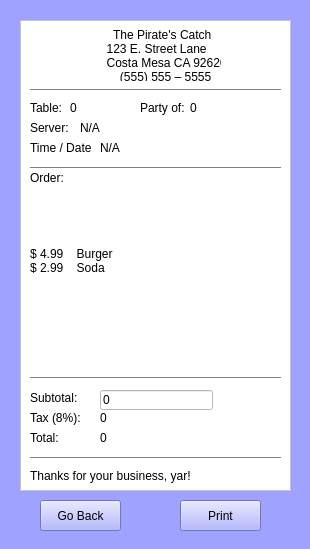
<?xml version="1.0" encoding="UTF-8"?>
<ui version="4.0">
 <class>Receipt</class>
 <widget class="QWidget" name="Receipt">
  <property name="geometry">
   <rect>
    <x>0</x>
    <y>0</y>
    <width>310</width>
    <height>549</height>
   </rect>
  </property>
  <property name="palette">
   <palette>
    <active>
     <colorrole role="WindowText">
      <brush brushstyle="SolidPattern">
       <color alpha="255">
        <red>0</red>
        <green>0</green>
        <blue>0</blue>
       </color>
      </brush>
     </colorrole>
     <colorrole role="Button">
      <brush brushstyle="SolidPattern">
       <color alpha="255">
        <red>160</red>
        <green>162</green>
        <blue>255</blue>
       </color>
      </brush>
     </colorrole>
     <colorrole role="Light">
      <brush brushstyle="SolidPattern">
       <color alpha="255">
        <red>255</red>
        <green>255</green>
        <blue>255</blue>
       </color>
      </brush>
     </colorrole>
     <colorrole role="Midlight">
      <brush brushstyle="SolidPattern">
       <color alpha="255">
        <red>207</red>
        <green>208</green>
        <blue>255</blue>
       </color>
      </brush>
     </colorrole>
     <colorrole role="Dark">
      <brush brushstyle="SolidPattern">
       <color alpha="255">
        <red>80</red>
        <green>81</green>
        <blue>127</blue>
       </color>
      </brush>
     </colorrole>
     <colorrole role="Mid">
      <brush brushstyle="SolidPattern">
       <color alpha="255">
        <red>107</red>
        <green>108</green>
        <blue>170</blue>
       </color>
      </brush>
     </colorrole>
     <colorrole role="Text">
      <brush brushstyle="SolidPattern">
       <color alpha="255">
        <red>0</red>
        <green>0</green>
        <blue>0</blue>
       </color>
      </brush>
     </colorrole>
     <colorrole role="BrightText">
      <brush brushstyle="SolidPattern">
       <color alpha="255">
        <red>255</red>
        <green>255</green>
        <blue>255</blue>
       </color>
      </brush>
     </colorrole>
     <colorrole role="ButtonText">
      <brush brushstyle="SolidPattern">
       <color alpha="255">
        <red>0</red>
        <green>0</green>
        <blue>0</blue>
       </color>
      </brush>
     </colorrole>
     <colorrole role="Base">
      <brush brushstyle="SolidPattern">
       <color alpha="255">
        <red>255</red>
        <green>255</green>
        <blue>255</blue>
       </color>
      </brush>
     </colorrole>
     <colorrole role="Window">
      <brush brushstyle="SolidPattern">
       <color alpha="255">
        <red>160</red>
        <green>162</green>
        <blue>255</blue>
       </color>
      </brush>
     </colorrole>
     <colorrole role="Shadow">
      <brush brushstyle="SolidPattern">
       <color alpha="255">
        <red>0</red>
        <green>0</green>
        <blue>0</blue>
       </color>
      </brush>
     </colorrole>
     <colorrole role="AlternateBase">
      <brush brushstyle="SolidPattern">
       <color alpha="255">
        <red>207</red>
        <green>208</green>
        <blue>255</blue>
       </color>
      </brush>
     </colorrole>
     <colorrole role="ToolTipBase">
      <brush brushstyle="SolidPattern">
       <color alpha="255">
        <red>255</red>
        <green>255</green>
        <blue>220</blue>
       </color>
      </brush>
     </colorrole>
     <colorrole role="ToolTipText">
      <brush brushstyle="SolidPattern">
       <color alpha="255">
        <red>0</red>
        <green>0</green>
        <blue>0</blue>
       </color>
      </brush>
     </colorrole>
    </active>
    <inactive>
     <colorrole role="WindowText">
      <brush brushstyle="SolidPattern">
       <color alpha="255">
        <red>0</red>
        <green>0</green>
        <blue>0</blue>
       </color>
      </brush>
     </colorrole>
     <colorrole role="Button">
      <brush brushstyle="SolidPattern">
       <color alpha="255">
        <red>160</red>
        <green>162</green>
        <blue>255</blue>
       </color>
      </brush>
     </colorrole>
     <colorrole role="Light">
      <brush brushstyle="SolidPattern">
       <color alpha="255">
        <red>255</red>
        <green>255</green>
        <blue>255</blue>
       </color>
      </brush>
     </colorrole>
     <colorrole role="Midlight">
      <brush brushstyle="SolidPattern">
       <color alpha="255">
        <red>207</red>
        <green>208</green>
        <blue>255</blue>
       </color>
      </brush>
     </colorrole>
     <colorrole role="Dark">
      <brush brushstyle="SolidPattern">
       <color alpha="255">
        <red>80</red>
        <green>81</green>
        <blue>127</blue>
       </color>
      </brush>
     </colorrole>
     <colorrole role="Mid">
      <brush brushstyle="SolidPattern">
       <color alpha="255">
        <red>107</red>
        <green>108</green>
        <blue>170</blue>
       </color>
      </brush>
     </colorrole>
     <colorrole role="Text">
      <brush brushstyle="SolidPattern">
       <color alpha="255">
        <red>0</red>
        <green>0</green>
        <blue>0</blue>
       </color>
      </brush>
     </colorrole>
     <colorrole role="BrightText">
      <brush brushstyle="SolidPattern">
       <color alpha="255">
        <red>255</red>
        <green>255</green>
        <blue>255</blue>
       </color>
      </brush>
     </colorrole>
     <colorrole role="ButtonText">
      <brush brushstyle="SolidPattern">
       <color alpha="255">
        <red>0</red>
        <green>0</green>
        <blue>0</blue>
       </color>
      </brush>
     </colorrole>
     <colorrole role="Base">
      <brush brushstyle="SolidPattern">
       <color alpha="255">
        <red>255</red>
        <green>255</green>
        <blue>255</blue>
       </color>
      </brush>
     </colorrole>
     <colorrole role="Window">
      <brush brushstyle="SolidPattern">
       <color alpha="255">
        <red>160</red>
        <green>162</green>
        <blue>255</blue>
       </color>
      </brush>
     </colorrole>
     <colorrole role="Shadow">
      <brush brushstyle="SolidPattern">
       <color alpha="255">
        <red>0</red>
        <green>0</green>
        <blue>0</blue>
       </color>
      </brush>
     </colorrole>
     <colorrole role="AlternateBase">
      <brush brushstyle="SolidPattern">
       <color alpha="255">
        <red>207</red>
        <green>208</green>
        <blue>255</blue>
       </color>
      </brush>
     </colorrole>
     <colorrole role="ToolTipBase">
      <brush brushstyle="SolidPattern">
       <color alpha="255">
        <red>255</red>
        <green>255</green>
        <blue>220</blue>
       </color>
      </brush>
     </colorrole>
     <colorrole role="ToolTipText">
      <brush brushstyle="SolidPattern">
       <color alpha="255">
        <red>0</red>
        <green>0</green>
        <blue>0</blue>
       </color>
      </brush>
     </colorrole>
    </inactive>
    <disabled>
     <colorrole role="WindowText">
      <brush brushstyle="SolidPattern">
       <color alpha="255">
        <red>80</red>
        <green>81</green>
        <blue>127</blue>
       </color>
      </brush>
     </colorrole>
     <colorrole role="Button">
      <brush brushstyle="SolidPattern">
       <color alpha="255">
        <red>160</red>
        <green>162</green>
        <blue>255</blue>
       </color>
      </brush>
     </colorrole>
     <colorrole role="Light">
      <brush brushstyle="SolidPattern">
       <color alpha="255">
        <red>255</red>
        <green>255</green>
        <blue>255</blue>
       </color>
      </brush>
     </colorrole>
     <colorrole role="Midlight">
      <brush brushstyle="SolidPattern">
       <color alpha="255">
        <red>207</red>
        <green>208</green>
        <blue>255</blue>
       </color>
      </brush>
     </colorrole>
     <colorrole role="Dark">
      <brush brushstyle="SolidPattern">
       <color alpha="255">
        <red>80</red>
        <green>81</green>
        <blue>127</blue>
       </color>
      </brush>
     </colorrole>
     <colorrole role="Mid">
      <brush brushstyle="SolidPattern">
       <color alpha="255">
        <red>107</red>
        <green>108</green>
        <blue>170</blue>
       </color>
      </brush>
     </colorrole>
     <colorrole role="Text">
      <brush brushstyle="SolidPattern">
       <color alpha="255">
        <red>80</red>
        <green>81</green>
        <blue>127</blue>
       </color>
      </brush>
     </colorrole>
     <colorrole role="BrightText">
      <brush brushstyle="SolidPattern">
       <color alpha="255">
        <red>255</red>
        <green>255</green>
        <blue>255</blue>
       </color>
      </brush>
     </colorrole>
     <colorrole role="ButtonText">
      <brush brushstyle="SolidPattern">
       <color alpha="255">
        <red>80</red>
        <green>81</green>
        <blue>127</blue>
       </color>
      </brush>
     </colorrole>
     <colorrole role="Base">
      <brush brushstyle="SolidPattern">
       <color alpha="255">
        <red>160</red>
        <green>162</green>
        <blue>255</blue>
       </color>
      </brush>
     </colorrole>
     <colorrole role="Window">
      <brush brushstyle="SolidPattern">
       <color alpha="255">
        <red>160</red>
        <green>162</green>
        <blue>255</blue>
       </color>
      </brush>
     </colorrole>
     <colorrole role="Shadow">
      <brush brushstyle="SolidPattern">
       <color alpha="255">
        <red>0</red>
        <green>0</green>
        <blue>0</blue>
       </color>
      </brush>
     </colorrole>
     <colorrole role="AlternateBase">
      <brush brushstyle="SolidPattern">
       <color alpha="255">
        <red>160</red>
        <green>162</green>
        <blue>255</blue>
       </color>
      </brush>
     </colorrole>
     <colorrole role="ToolTipBase">
      <brush brushstyle="SolidPattern">
       <color alpha="255">
        <red>255</red>
        <green>255</green>
        <blue>220</blue>
       </color>
      </brush>
     </colorrole>
     <colorrole role="ToolTipText">
      <brush brushstyle="SolidPattern">
       <color alpha="255">
        <red>0</red>
        <green>0</green>
        <blue>0</blue>
       </color>
      </brush>
     </colorrole>
    </disabled>
   </palette>
  </property>
  <property name="windowTitle">
   <string>Form</string>
  </property>
  <widget class="QPushButton" name="backButton">
   <property name="geometry">
    <rect>
     <x>40</x>
     <y>500</y>
     <width>81</width>
     <height>31</height>
    </rect>
   </property>
   <property name="text">
    <string>Go Back</string>
   </property>
  </widget>
  <widget class="QPushButton" name="printButton">
   <property name="geometry">
    <rect>
     <x>180</x>
     <y>500</y>
     <width>81</width>
     <height>31</height>
    </rect>
   </property>
   <property name="text">
    <string>Print</string>
   </property>
  </widget>
  <widget class="QFrame" name="frame">
   <property name="geometry">
    <rect>
     <x>20</x>
     <y>20</y>
     <width>271</width>
     <height>471</height>
    </rect>
   </property>
   <property name="palette">
    <palette>
     <active>
      <colorrole role="WindowText">
       <brush brushstyle="SolidPattern">
        <color alpha="255">
         <red>0</red>
         <green>0</green>
         <blue>0</blue>
        </color>
       </brush>
      </colorrole>
      <colorrole role="Button">
       <brush brushstyle="SolidPattern">
        <color alpha="255">
         <red>255</red>
         <green>255</green>
         <blue>255</blue>
        </color>
       </brush>
      </colorrole>
      <colorrole role="Light">
       <brush brushstyle="SolidPattern">
        <color alpha="255">
         <red>255</red>
         <green>255</green>
         <blue>255</blue>
        </color>
       </brush>
      </colorrole>
      <colorrole role="Midlight">
       <brush brushstyle="SolidPattern">
        <color alpha="255">
         <red>255</red>
         <green>255</green>
         <blue>255</blue>
        </color>
       </brush>
      </colorrole>
      <colorrole role="Dark">
       <brush brushstyle="SolidPattern">
        <color alpha="255">
         <red>127</red>
         <green>127</green>
         <blue>127</blue>
        </color>
       </brush>
      </colorrole>
      <colorrole role="Mid">
       <brush brushstyle="SolidPattern">
        <color alpha="255">
         <red>170</red>
         <green>170</green>
         <blue>170</blue>
        </color>
       </brush>
      </colorrole>
      <colorrole role="Text">
       <brush brushstyle="SolidPattern">
        <color alpha="255">
         <red>0</red>
         <green>0</green>
         <blue>0</blue>
        </color>
       </brush>
      </colorrole>
      <colorrole role="BrightText">
       <brush brushstyle="SolidPattern">
        <color alpha="255">
         <red>255</red>
         <green>255</green>
         <blue>255</blue>
        </color>
       </brush>
      </colorrole>
      <colorrole role="ButtonText">
       <brush brushstyle="SolidPattern">
        <color alpha="255">
         <red>0</red>
         <green>0</green>
         <blue>0</blue>
        </color>
       </brush>
      </colorrole>
      <colorrole role="Base">
       <brush brushstyle="SolidPattern">
        <color alpha="255">
         <red>255</red>
         <green>255</green>
         <blue>255</blue>
        </color>
       </brush>
      </colorrole>
      <colorrole role="Window">
       <brush brushstyle="SolidPattern">
        <color alpha="255">
         <red>255</red>
         <green>255</green>
         <blue>255</blue>
        </color>
       </brush>
      </colorrole>
      <colorrole role="Shadow">
       <brush brushstyle="SolidPattern">
        <color alpha="255">
         <red>0</red>
         <green>0</green>
         <blue>0</blue>
        </color>
       </brush>
      </colorrole>
      <colorrole role="AlternateBase">
       <brush brushstyle="SolidPattern">
        <color alpha="255">
         <red>255</red>
         <green>255</green>
         <blue>255</blue>
        </color>
       </brush>
      </colorrole>
      <colorrole role="ToolTipBase">
       <brush brushstyle="SolidPattern">
        <color alpha="255">
         <red>255</red>
         <green>255</green>
         <blue>220</blue>
        </color>
       </brush>
      </colorrole>
      <colorrole role="ToolTipText">
       <brush brushstyle="SolidPattern">
        <color alpha="255">
         <red>0</red>
         <green>0</green>
         <blue>0</blue>
        </color>
       </brush>
      </colorrole>
     </active>
     <inactive>
      <colorrole role="WindowText">
       <brush brushstyle="SolidPattern">
        <color alpha="255">
         <red>0</red>
         <green>0</green>
         <blue>0</blue>
        </color>
       </brush>
      </colorrole>
      <colorrole role="Button">
       <brush brushstyle="SolidPattern">
        <color alpha="255">
         <red>255</red>
         <green>255</green>
         <blue>255</blue>
        </color>
       </brush>
      </colorrole>
      <colorrole role="Light">
       <brush brushstyle="SolidPattern">
        <color alpha="255">
         <red>255</red>
         <green>255</green>
         <blue>255</blue>
        </color>
       </brush>
      </colorrole>
      <colorrole role="Midlight">
       <brush brushstyle="SolidPattern">
        <color alpha="255">
         <red>255</red>
         <green>255</green>
         <blue>255</blue>
        </color>
       </brush>
      </colorrole>
      <colorrole role="Dark">
       <brush brushstyle="SolidPattern">
        <color alpha="255">
         <red>127</red>
         <green>127</green>
         <blue>127</blue>
        </color>
       </brush>
      </colorrole>
      <colorrole role="Mid">
       <brush brushstyle="SolidPattern">
        <color alpha="255">
         <red>170</red>
         <green>170</green>
         <blue>170</blue>
        </color>
       </brush>
      </colorrole>
      <colorrole role="Text">
       <brush brushstyle="SolidPattern">
        <color alpha="255">
         <red>0</red>
         <green>0</green>
         <blue>0</blue>
        </color>
       </brush>
      </colorrole>
      <colorrole role="BrightText">
       <brush brushstyle="SolidPattern">
        <color alpha="255">
         <red>255</red>
         <green>255</green>
         <blue>255</blue>
        </color>
       </brush>
      </colorrole>
      <colorrole role="ButtonText">
       <brush brushstyle="SolidPattern">
        <color alpha="255">
         <red>0</red>
         <green>0</green>
         <blue>0</blue>
        </color>
       </brush>
      </colorrole>
      <colorrole role="Base">
       <brush brushstyle="SolidPattern">
        <color alpha="255">
         <red>255</red>
         <green>255</green>
         <blue>255</blue>
        </color>
       </brush>
      </colorrole>
      <colorrole role="Window">
       <brush brushstyle="SolidPattern">
        <color alpha="255">
         <red>255</red>
         <green>255</green>
         <blue>255</blue>
        </color>
       </brush>
      </colorrole>
      <colorrole role="Shadow">
       <brush brushstyle="SolidPattern">
        <color alpha="255">
         <red>0</red>
         <green>0</green>
         <blue>0</blue>
        </color>
       </brush>
      </colorrole>
      <colorrole role="AlternateBase">
       <brush brushstyle="SolidPattern">
        <color alpha="255">
         <red>255</red>
         <green>255</green>
         <blue>255</blue>
        </color>
       </brush>
      </colorrole>
      <colorrole role="ToolTipBase">
       <brush brushstyle="SolidPattern">
        <color alpha="255">
         <red>255</red>
         <green>255</green>
         <blue>220</blue>
        </color>
       </brush>
      </colorrole>
      <colorrole role="ToolTipText">
       <brush brushstyle="SolidPattern">
        <color alpha="255">
         <red>0</red>
         <green>0</green>
         <blue>0</blue>
        </color>
       </brush>
      </colorrole>
     </inactive>
     <disabled>
      <colorrole role="WindowText">
       <brush brushstyle="SolidPattern">
        <color alpha="255">
         <red>127</red>
         <green>127</green>
         <blue>127</blue>
        </color>
       </brush>
      </colorrole>
      <colorrole role="Button">
       <brush brushstyle="SolidPattern">
        <color alpha="255">
         <red>255</red>
         <green>255</green>
         <blue>255</blue>
        </color>
       </brush>
      </colorrole>
      <colorrole role="Light">
       <brush brushstyle="SolidPattern">
        <color alpha="255">
         <red>255</red>
         <green>255</green>
         <blue>255</blue>
        </color>
       </brush>
      </colorrole>
      <colorrole role="Midlight">
       <brush brushstyle="SolidPattern">
        <color alpha="255">
         <red>255</red>
         <green>255</green>
         <blue>255</blue>
        </color>
       </brush>
      </colorrole>
      <colorrole role="Dark">
       <brush brushstyle="SolidPattern">
        <color alpha="255">
         <red>127</red>
         <green>127</green>
         <blue>127</blue>
        </color>
       </brush>
      </colorrole>
      <colorrole role="Mid">
       <brush brushstyle="SolidPattern">
        <color alpha="255">
         <red>170</red>
         <green>170</green>
         <blue>170</blue>
        </color>
       </brush>
      </colorrole>
      <colorrole role="Text">
       <brush brushstyle="SolidPattern">
        <color alpha="255">
         <red>127</red>
         <green>127</green>
         <blue>127</blue>
        </color>
       </brush>
      </colorrole>
      <colorrole role="BrightText">
       <brush brushstyle="SolidPattern">
        <color alpha="255">
         <red>255</red>
         <green>255</green>
         <blue>255</blue>
        </color>
       </brush>
      </colorrole>
      <colorrole role="ButtonText">
       <brush brushstyle="SolidPattern">
        <color alpha="255">
         <red>127</red>
         <green>127</green>
         <blue>127</blue>
        </color>
       </brush>
      </colorrole>
      <colorrole role="Base">
       <brush brushstyle="SolidPattern">
        <color alpha="255">
         <red>255</red>
         <green>255</green>
         <blue>255</blue>
        </color>
       </brush>
      </colorrole>
      <colorrole role="Window">
       <brush brushstyle="SolidPattern">
        <color alpha="255">
         <red>255</red>
         <green>255</green>
         <blue>255</blue>
        </color>
       </brush>
      </colorrole>
      <colorrole role="Shadow">
       <brush brushstyle="SolidPattern">
        <color alpha="255">
         <red>0</red>
         <green>0</green>
         <blue>0</blue>
        </color>
       </brush>
      </colorrole>
      <colorrole role="AlternateBase">
       <brush brushstyle="SolidPattern">
        <color alpha="255">
         <red>255</red>
         <green>255</green>
         <blue>255</blue>
        </color>
       </brush>
      </colorrole>
      <colorrole role="ToolTipBase">
       <brush brushstyle="SolidPattern">
        <color alpha="255">
         <red>255</red>
         <green>255</green>
         <blue>220</blue>
        </color>
       </brush>
      </colorrole>
      <colorrole role="ToolTipText">
       <brush brushstyle="SolidPattern">
        <color alpha="255">
         <red>0</red>
         <green>0</green>
         <blue>0</blue>
        </color>
       </brush>
      </colorrole>
     </disabled>
    </palette>
   </property>
   <property name="autoFillBackground">
    <bool>true</bool>
   </property>
   <property name="frameShape">
    <enum>QFrame::StyledPanel</enum>
   </property>
   <property name="frameShadow">
    <enum>QFrame::Raised</enum>
   </property>
   <widget class="QLabel" name="info">
    <property name="geometry">
     <rect>
      <x>70</x>
      <y>10</y>
      <width>131</width>
      <height>51</height>
     </rect>
    </property>
    <property name="text">
     <string>       The Pirate's Catch
     123 E. Street Lane
     Costa Mesa CA 92626
         (555) 555 – 5555
</string>
    </property>
   </widget>
   <widget class="QLabel" name="order">
    <property name="geometry">
     <rect>
      <x>10</x>
      <y>170</y>
      <width>191</width>
      <height>141</height>
     </rect>
    </property>
    <property name="text">
     <string>$ 4.99    Burger
$ 2.99    Soda</string>
    </property>
   </widget>
   <widget class="QLabel" name="taxLabel">
    <property name="geometry">
     <rect>
      <x>10</x>
      <y>390</y>
      <width>51</width>
      <height>16</height>
     </rect>
    </property>
    <property name="text">
     <string>Tax (8%):</string>
    </property>
   </widget>
   <widget class="QLabel" name="subtotalLabel">
    <property name="geometry">
     <rect>
      <x>10</x>
      <y>370</y>
      <width>51</width>
      <height>16</height>
     </rect>
    </property>
    <property name="text">
     <string>Subtotal:</string>
    </property>
   </widget>
   <widget class="QLabel" name="tableLabel">
    <property name="geometry">
     <rect>
      <x>10</x>
      <y>80</y>
      <width>31</width>
      <height>16</height>
     </rect>
    </property>
    <property name="text">
     <string>Table: </string>
    </property>
   </widget>
   <widget class="QLabel" name="serverLabel">
    <property name="geometry">
     <rect>
      <x>10</x>
      <y>100</y>
      <width>41</width>
      <height>16</height>
     </rect>
    </property>
    <property name="text">
     <string>Server: </string>
    </property>
   </widget>
   <widget class="QLabel" name="timeDateLabel">
    <property name="geometry">
     <rect>
      <x>10</x>
      <y>120</y>
      <width>61</width>
      <height>16</height>
     </rect>
    </property>
    <property name="text">
     <string>Time / Date:</string>
    </property>
   </widget>
   <widget class="QLabel" name="totalLabel">
    <property name="geometry">
     <rect>
      <x>10</x>
      <y>410</y>
      <width>31</width>
      <height>16</height>
     </rect>
    </property>
    <property name="text">
     <string>Total:</string>
    </property>
   </widget>
   <widget class="QLabel" name="partyNumberLabel">
    <property name="geometry">
     <rect>
      <x>120</x>
      <y>80</y>
      <width>61</width>
      <height>16</height>
     </rect>
    </property>
    <property name="text">
     <string>Party of: </string>
    </property>
   </widget>
   <widget class="Line" name="line">
    <property name="geometry">
     <rect>
      <x>10</x>
      <y>60</y>
      <width>251</width>
      <height>20</height>
     </rect>
    </property>
    <property name="orientation">
     <enum>Qt::Horizontal</enum>
    </property>
   </widget>
   <widget class="Line" name="line_2">
    <property name="geometry">
     <rect>
      <x>10</x>
      <y>140</y>
      <width>251</width>
      <height>16</height>
     </rect>
    </property>
    <property name="orientation">
     <enum>Qt::Horizontal</enum>
    </property>
   </widget>
   <widget class="Line" name="line_3">
    <property name="geometry">
     <rect>
      <x>10</x>
      <y>350</y>
      <width>251</width>
      <height>16</height>
     </rect>
    </property>
    <property name="orientation">
     <enum>Qt::Horizontal</enum>
    </property>
   </widget>
   <widget class="Line" name="line_4">
    <property name="geometry">
     <rect>
      <x>10</x>
      <y>430</y>
      <width>251</width>
      <height>16</height>
     </rect>
    </property>
    <property name="orientation">
     <enum>Qt::Horizontal</enum>
    </property>
   </widget>
   <widget class="QLabel" name="goodbyeMessage">
    <property name="geometry">
     <rect>
      <x>10</x>
      <y>440</y>
      <width>191</width>
      <height>31</height>
     </rect>
    </property>
    <property name="text">
     <string>Thanks for your business, yar!</string>
    </property>
   </widget>
   <widget class="QLabel" name="tax">
    <property name="geometry">
     <rect>
      <x>80</x>
      <y>390</y>
      <width>61</width>
      <height>16</height>
     </rect>
    </property>
    <property name="text">
     <string>0</string>
    </property>
   </widget>
   <widget class="QLabel" name="total">
    <property name="geometry">
     <rect>
      <x>80</x>
      <y>410</y>
      <width>61</width>
      <height>16</height>
     </rect>
    </property>
    <property name="text">
     <string>0</string>
    </property>
   </widget>
   <widget class="QLabel" name="table">
    <property name="geometry">
     <rect>
      <x>50</x>
      <y>80</y>
      <width>41</width>
      <height>16</height>
     </rect>
    </property>
    <property name="text">
     <string>0</string>
    </property>
   </widget>
   <widget class="QLabel" name="server">
    <property name="geometry">
     <rect>
      <x>60</x>
      <y>100</y>
      <width>41</width>
      <height>16</height>
     </rect>
    </property>
    <property name="text">
     <string>N/A</string>
    </property>
   </widget>
   <widget class="QLabel" name="timeDate">
    <property name="geometry">
     <rect>
      <x>80</x>
      <y>120</y>
      <width>171</width>
      <height>16</height>
     </rect>
    </property>
    <property name="text">
     <string>N/A</string>
    </property>
   </widget>
   <widget class="QLabel" name="partyNumber">
    <property name="geometry">
     <rect>
      <x>170</x>
      <y>80</y>
      <width>41</width>
      <height>16</height>
     </rect>
    </property>
    <property name="text">
     <string>0</string>
    </property>
   </widget>
   <widget class="QLabel" name="orderLabel">
    <property name="geometry">
     <rect>
      <x>10</x>
      <y>150</y>
      <width>41</width>
      <height>16</height>
     </rect>
    </property>
    <property name="text">
     <string>Order:</string>
    </property>
   </widget>
   <widget class="QLineEdit" name="subtotal">
    <property name="geometry">
     <rect>
      <x>80</x>
      <y>370</y>
      <width>113</width>
      <height>20</height>
     </rect>
    </property>
    <property name="text">
     <string>0</string>
    </property>
   </widget>
  </widget>
 </widget>
 <resources/>
 <connections/>
</ui>
